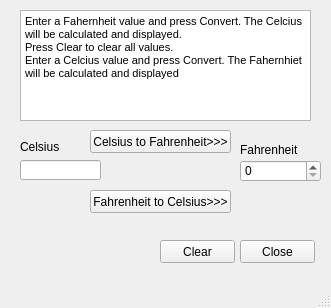
<?xml version="1.0" encoding="UTF-8"?>
<ui version="4.0">
 <class>MainWindow</class>
 <widget class="QMainWindow" name="MainWindow">
  <property name="geometry">
   <rect>
    <x>0</x>
    <y>0</y>
    <width>331</width>
    <height>308</height>
   </rect>
  </property>
  <property name="windowTitle">
   <string>MainWindow</string>
  </property>
  <widget class="QWidget" name="centralwidget">
   <widget class="QPushButton" name="btn_C_to_F">
    <property name="geometry">
     <rect>
      <x>90</x>
      <y>130</y>
      <width>141</width>
      <height>23</height>
     </rect>
    </property>
    <property name="text">
     <string>Celsius to Fahrenheit&gt;&gt;&gt;</string>
    </property>
   </widget>
   <widget class="QPushButton" name="btn_F_to_C">
    <property name="geometry">
     <rect>
      <x>90</x>
      <y>190</y>
      <width>141</width>
      <height>23</height>
     </rect>
    </property>
    <property name="text">
     <string>Fahrenheit to Celsius&gt;&gt;&gt;</string>
    </property>
   </widget>
   <widget class="QSpinBox" name="sb_F">
    <property name="geometry">
     <rect>
      <x>240</x>
      <y>160</y>
      <width>81</width>
      <height>22</height>
     </rect>
    </property>
    <property name="maximum">
     <number>999999999</number>
    </property>
   </widget>
   <widget class="QTextBrowser" name="txb_info">
    <property name="geometry">
     <rect>
      <x>20</x>
      <y>10</y>
      <width>291</width>
      <height>111</height>
     </rect>
    </property>
    <property name="html">
     <string>&lt;!DOCTYPE HTML PUBLIC &quot;-//W3C//DTD HTML 4.0//EN&quot; &quot;http://www.w3.org/TR/REC-html40/strict.dtd&quot;&gt;
&lt;html&gt;&lt;head&gt;&lt;meta name=&quot;qrichtext&quot; content=&quot;1&quot; /&gt;&lt;style type=&quot;text/css&quot;&gt;
p, li { white-space: pre-wrap; }
&lt;/style&gt;&lt;/head&gt;&lt;body style=&quot; font-family:'MS Shell Dlg 2'; font-size:8.25pt; font-weight:400; font-style:normal;&quot;&gt;
&lt;p style=&quot; margin-top:0px; margin-bottom:0px; margin-left:0px; margin-right:0px; -qt-block-indent:0; text-indent:0px;&quot;&gt;&lt;span style=&quot; font-size:8pt;&quot;&gt;Enter a Fahernheit value and press Convert. The Celcius will be calculated and displayed. &lt;/span&gt;&lt;/p&gt;
&lt;p style=&quot; margin-top:0px; margin-bottom:0px; margin-left:0px; margin-right:0px; -qt-block-indent:0; text-indent:0px;&quot;&gt;&lt;span style=&quot; font-size:8pt;&quot;&gt;Press Clear to clear all values.&lt;/span&gt;&lt;/p&gt;
&lt;p style=&quot; margin-top:0px; margin-bottom:0px; margin-left:0px; margin-right:0px; -qt-block-indent:0; text-indent:0px;&quot;&gt;&lt;span style=&quot; font-size:8pt;&quot;&gt;Enter a Celcius value and press Convert. The Fahernhiet will be calculated and displayed&lt;/span&gt;&lt;/p&gt;&lt;/body&gt;&lt;/html&gt;</string>
    </property>
   </widget>
   <widget class="QLineEdit" name="lne_C">
    <property name="geometry">
     <rect>
      <x>20</x>
      <y>160</y>
      <width>81</width>
      <height>20</height>
     </rect>
    </property>
   </widget>
   <widget class="QPushButton" name="btn_clear">
    <property name="geometry">
     <rect>
      <x>160</x>
      <y>240</y>
      <width>75</width>
      <height>23</height>
     </rect>
    </property>
    <property name="text">
     <string>Clear</string>
    </property>
   </widget>
   <widget class="QPushButton" name="btn_Close">
    <property name="geometry">
     <rect>
      <x>240</x>
      <y>240</y>
      <width>75</width>
      <height>23</height>
     </rect>
    </property>
    <property name="text">
     <string>Close</string>
    </property>
   </widget>
   <widget class="QLabel" name="label_C">
    <property name="geometry">
     <rect>
      <x>20</x>
      <y>140</y>
      <width>46</width>
      <height>13</height>
     </rect>
    </property>
    <property name="text">
     <string>Celsius</string>
    </property>
   </widget>
   <widget class="QLabel" name="label_F">
    <property name="geometry">
     <rect>
      <x>240</x>
      <y>140</y>
      <width>61</width>
      <height>20</height>
     </rect>
    </property>
    <property name="text">
     <string>Fahrenheit</string>
    </property>
   </widget>
  </widget>
  <widget class="QMenuBar" name="menubar">
   <property name="geometry">
    <rect>
     <x>0</x>
     <y>0</y>
     <width>331</width>
     <height>21</height>
    </rect>
   </property>
  </widget>
  <widget class="QStatusBar" name="statusbar"/>
 </widget>
 <resources/>
 <connections>
  <connection>
   <sender>btn_Close</sender>
   <signal>clicked()</signal>
   <receiver>MainWindow</receiver>
   <slot>close()</slot>
   <hints>
    <hint type="sourcelabel">
     <x>267</x>
     <y>267</y>
    </hint>
    <hint type="destinationlabel">
     <x>248</x>
     <y>237</y>
    </hint>
   </hints>
  </connection>
 </connections>
</ui>
